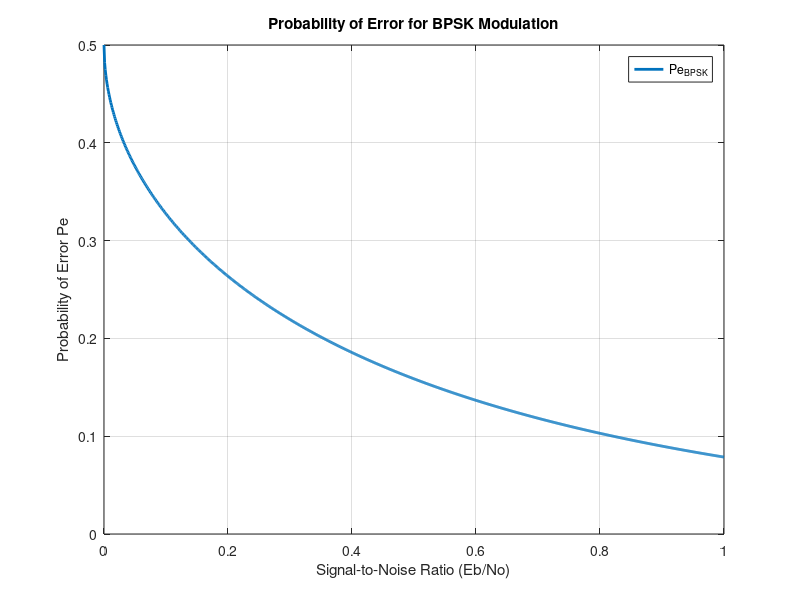

The MATLAB script that drew this image:
% Input parameters
Eb = input('Enter the Energy per bit in Joules: ');
No = input('Enter the PSD of Noise in microWatts/Hz: ');

% Calculate Signal-to-Noise Ratio (Eb/No)
x = 0:0.001:(Eb/No);

% Calculate Probability of Error for BPSK
Pe_bpsk = 0.5 * erfc(sqrt(x));

% Plotting
figure; % Create a new figure
plot(x, Pe_bpsk, 'LineWidth', 2); % Plot with line width
grid on; % Enable grid
xlabel('Signal-to-Noise Ratio (Eb/No)'); % X-axis label
ylabel('Probability of Error Pe'); % Y-axis label
legend('Pe_{BPSK}'); % Legend
title('Probability of Error for BPSK Modulation'); % Title